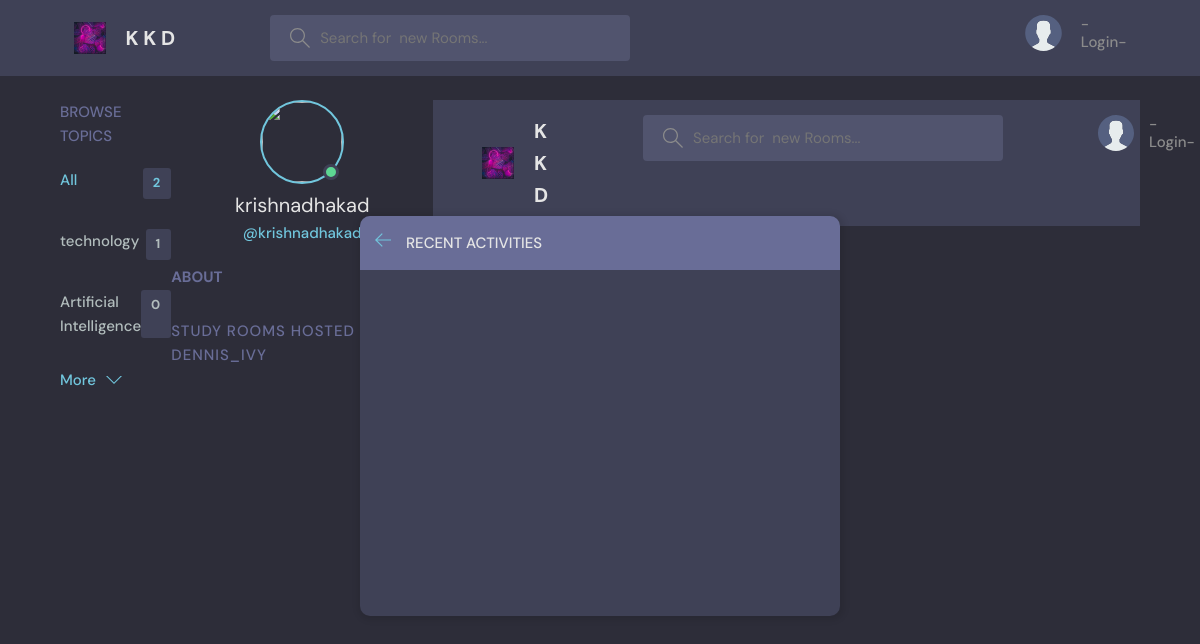
Page /profile/1/ on the committed database.
### varta/models.py (models this page shows, shortened)
class Topic(models.Model):
	name = models.CharField(max_length=200)

### varta/views.py (the view)
# urls.py: path('profile/<str:pk>/',views.userProfile,name='user-profile'),
def userProfile(request,pk):
	user = User.objects.get(id=pk)
	rooms = user.room_set.all()
	room_messages = user.message_set.all()
	topics = Topic.objects.all()
	context = {'user':user,'rooms':rooms,'room_messages':room_messages,'topics':topics}
	return render(request,'varta/profile.html',context)

### varta/templates/varta/profile.html (shortened to what this page needs)
{% extends 'main.html'%}
{% block content %}
  <main class="profile-page layout layout--3">
    <div class="container">
     {% include 'varta/topic.html'%}
      <div class="roomList">
        <div class="profile">
          <div class="profile__avatar">
            <div class="avatar avatar--large active">
              <img src="https://drive.google.com/file/d/1QrkEcg_ic88k3j983myyaWlSSABpSfs2/view?usp=drivesdk" />
            </div>
          </div>
          <div class="profile__info">
            <h3>{{user.username}}</h3>
            <p>@{{user.username}}</p>
          </div>
          <div class="profile__about">
            <h3>About</h3>
          </div>
        </div>
        <div class="roomList__header">
          <div>
            <h2>Study Rooms Hosted by dennis_ivy</a>
            </h2>
          </div>
        </div>
      </div>
     {%include 'varta/activity.html'%}
{% endblock content%}

### varta/templates/varta/topic.html
     <div class="topics">
          <div class="topics__header">
            <h2>Browse Topics</h2>
          </div>
          <ul class="topics__list">
            <li>
              <a href="{% url 'home' %}" class="active">All <span>{{topics.count}}</span></a>
            </li>{% for topic in topics %}
            <li>
              <a href="{% url 'home' %}?q={{topic.name}}">{{topic.name}} <span>{{topic.room_set.all.count}}</span></a>
            </li>
           {%endfor%}
          </ul>
          <a class="btn btn--link" href="{% url 'topics'%}">
            More
            <svg version="1.1" xmlns="http://www.w3.org/2000/svg" width="32" height="32" viewBox="0 0 32 32">
              <title>chevron-down</title>
              <path d="M16 21l-13-13h-3l16 16 16-16h-3l-13 13z"></path>
            </svg>
          </a>
        </div>

### static/styles/style.css (style rules this page uses)
:root { --color-main: #71c6dd; --color-main-light: #e1f6fb; --color-dark: #3f4156; --color-dark-medium: #51546e; --color-dark-light: #696d97; --color-light: #e5e5e5; --color-gray: #8b8b8b; --color-light-gray: #b2bdbd; --color-bg: #2d2d39; --color-success: #5dd693; --color-error: #fc4b0b; }
* { font-family: "DM Sans", -apple-system, BlinkMacSystemFont, "Segoe UI", Roboto, Oxygen, Ubuntu, Cantarell, "Open Sans", "Helvetica Neue", sans-serif; margin: 0; padding: 0; box-sizing: border-box; text-rendering: optimizeLegibility; font-size: inherit; }
html { font-size: 56.25%; }
@media only screen and (min-width: 1200px) { html { font-size: 62.5%; } }
body { line-height: 1.6; font-weight: 400; font-size: 1.5rem; color: var(--color-light-gray); background-color: var(--color-bg); min-height: 100vh; }
img { width: 100%; }
a { display: inline-block; color: var(--color-main); text-decoration: none; }
.container { max-width: 120rem; width: 90%; margin: auto; }
.btn { background-color: transparent; border: none; display: inline-flex; align-items: center; gap: 1rem; cursor: pointer; transition: all ease-in-out 0.3s; padding: 1rem 2rem; border-radius: 5px; box-shadow: 1px 1px 3px 1px rgba(0, 0, 0, 0.15); font-weight: 500; }
.btn--link { border-radius: 0; padding: 0; color: var(--color-main); box-shadow: none; }
.btn > svg { fill: currentColor; width: 1.6rem; height: 1.6rem; }
.avatar { position: relative; display: inline-block; border-radius: 50%; border: 2px solid var(--color-main); }
.avatar img { display: block; border-radius: 50%; object-fit: cover; object-position: center; }
.avatar::after { content: ""; display: block; position: absolute; background-color: var(--color-gray); z-index: 111; border-radius: 50%; border: 0.3rem solid var(--color-dark); }
.avatar.active::after { background-color: var(--color-success); }
.avatar.avatar--large img { display: block; width: 8rem; height: 8rem; border-radius: 50%; }
.avatar.avatar--large:after { width: 1rem; height: 1rem; bottom: 2px; right: 3.5px; }
.layout { margin-top: 2.4rem; }
.layout > .container { display: flex; justify-content: space-between; align-items: flex-start; }
.layout--3 > .container > div:first-child { flex-basis: 18%; max-width: 22.5rem; }
.layout--3 > .container > div:nth-child(2) { flex-basis: 50%; }
.topics__header { margin-bottom: 2rem; }
.topics__header h2 { text-transform: uppercase; font-weight: 500; color: var(--color-dark-light); }
.topics__list { list-style: none; }
.topics__list li a { display: flex; justify-content: space-between; margin-bottom: 3rem; font-weight: 500; color: var(--color-light-gray); transition: all 0.3s ease-in-out; }
.topics__list li a.active, .topics__list li a:hover { color: var(--color-main); }
.topics__list li a span { padding: 0.5rem 1rem; background-color: var(--color-dark); border-radius: 3px; font-size: 1.3rem; font-weight: 700; letter-spacing: 1px; }
.roomList__header { display: flex; justify-content: space-between; align-items: center; margin-bottom: 2.4rem; }
.roomList__header h2 { text-transform: uppercase; font-weight: 500; color: var(--color-light); letter-spacing: 1px; }
.profile { margin-bottom: 3rem; }
.profile__avatar { text-align: center; }
.profile__info { text-align: center; }
.profile__info h3 { font-size: 2rem; color: var(--color-light); font-weight: 400; }
.profile__info p { color: var(--color-main); font-weight: 500; margin-bottom: 1rem; }
.profile__about { margin-top: 2rem; }
.profile__about h3 { text-transform: uppercase; color: var(--color-dark-light); margin-bottom: 0.5rem; }
.profile-page .roomList__header { margin-bottom: 1.5rem; }
.profile-page .roomList__header h2 { color: var(--color-dark-light); }

### rows in the picture
Topic: name "technology", room_set.all.count "1"
Topic: name "Artificial Intelligence", room_set.all.count "0"

### other values in the picture
{{ topics.count }} "2"
{{ user.username }} "krishnadhakad"
